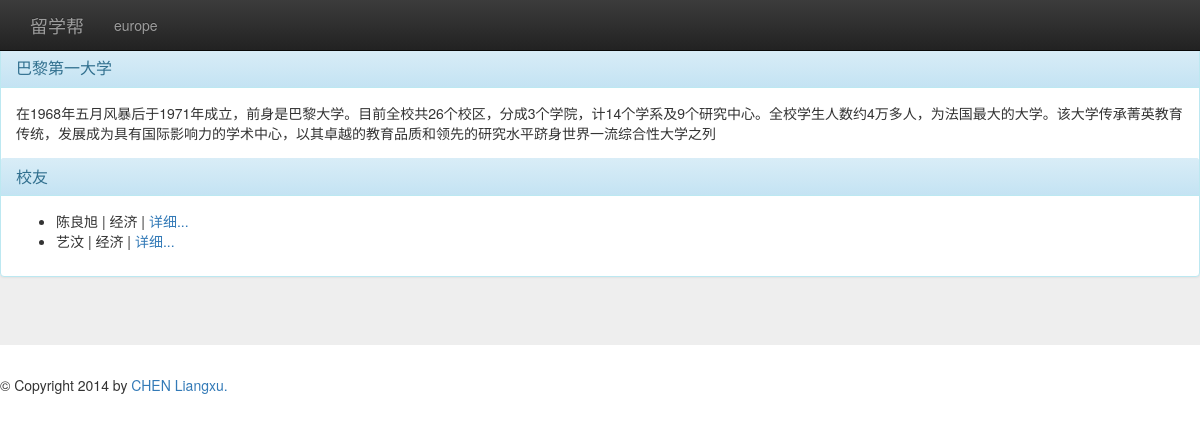
The app's page /school/6/, older data.
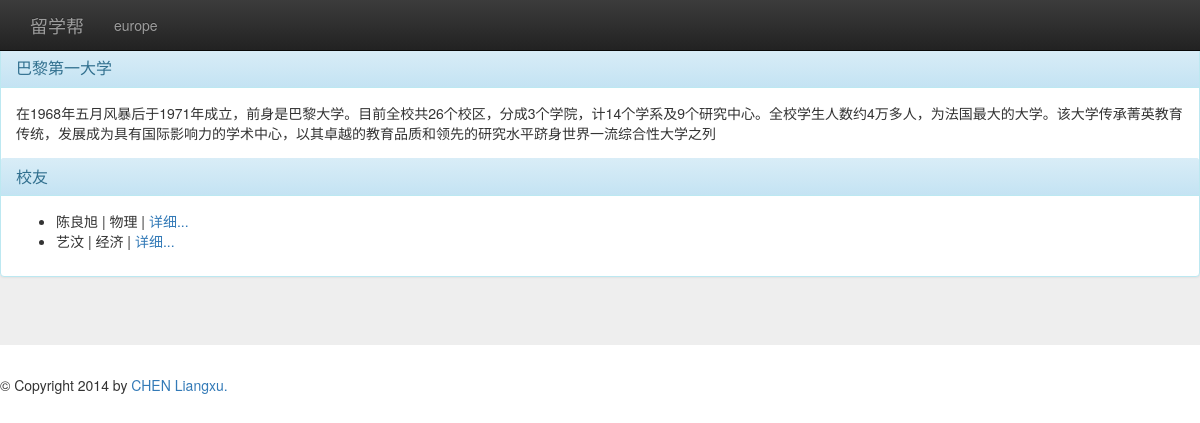
The same page, newer data.
### student/models.py (models this page shows, shortened)
class Situation_school(models.Model):
    date_end = models.DateField(null=True)
    date_start = models.DateField()
    specialty = models.ForeignKey('Specialty')
    school = models.ForeignKey('School')
    student = models.ForeignKey('Student')
    is_end = models.BooleanField(default=True)
    is_pub = models.BooleanField(default=True)

class Specialty(models.Model):
    name_local = models.CharField(max_length=200)
    name_cn = models.CharField(max_length=200)
    detail = models.TextField()
    specialty_type = models.CharField(max_length=2,
                               choices=constant.SPECIALTY_TYPE_CHOICES,
                               null=True)

class Student(models.Model):
    user= models.OneToOneField(User)
    name_cn = models.CharField(max_length=30, default='')
    telephone_protable = models.CharField(max_length=16)
    adress = models.CharField(max_length=200, null=True)
    country = models.CharField(max_length=2,
                               choices=constant.COUNTRY_CHOICES,
                               null=True)
    city = models.CharField(max_length=50, null=True)
    code_postal = models.CharField(max_length=10, null=True)
    gender = models. BooleanField(choices=constant.GENDER, default=True)
    date_naissance = models.DateField(null=True)
    year_in_school = models.CharField(max_length=3,
                                      choices=constant.YEAR_IN_SCHOOL_CHOICES,
                                      default=constant.FRESHMAN)
    qq_link = models.CharField(max_length=30, null=True)
    site = models.URLField(null=True)
    facebook_link = models.URLField(null=True)

### student/views.py (the view)
# urls.py: url(r'^school/(?P<school_id>\d+)/$', 'student.views.school_detail', name='school_detail'),
def school_detail(request, school_id):
    content = {}
    school = get_object_or_404(School, pk=school_id)
    content['contient'] = find_contient(school.country)
    if school:
        content['school'] = school
        situations = Situation_school.objects.filter(school=school_id)
        if situations:
            content['situations'] = situations
    return render(request, 'school_detail.html', content)

### student/views.py (called while the page is built, shortened)
def find_contient(country):
    if country in constant.LIST_COUNTRY_EUROPE:
        return 'europe'

### student/templates/school_detail.html (shortened to what this page needs)
{% extends "base.html" %}
{% block nav %}
<ul class="nav navbar-nav">
<li><a href="{% url 'school' contient %}">{{ contient }}</a></li>
</ul>
{% endblock %}
{% block content %}
<div class="jumbotron" id="news">
<div class="panel panel-info">
    <div class="panel-heading">
      <h3 class="panel-title">{{ school.name_cn }}</h3>
    </div>
    <div class="panel-body">
      {{ school.detail }}
    </div>
    {% if situations %}
    <div class="panel-heading">
    	<h3 class="panel-title">校友</h3>
    </div>
    <div class="panel-body">
    <ul>
      {% for situation in situations %}
      		<li>{{ situation.student.name_cn }} | {{ situation.specialty.name_cn }} | <a href="{% url 'student_detail' situation.student.id %}">详细...</a></li>
      {% endfor %}
     </ul>
    </div>
    {% endif %}
</div>
</div>
{% endblock %}

Row changes from the older to the newer data that the page shows:
changed Situation_school "陈良旭": specialty.name_cn "经济" → "物理"
